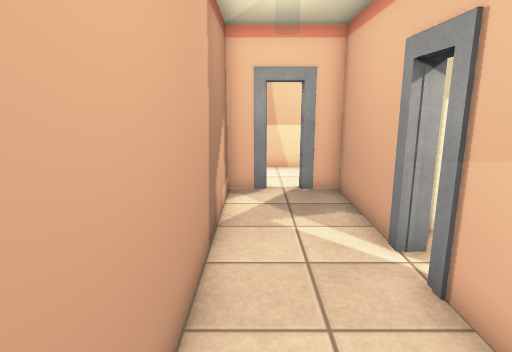
View 1 (above)

18 first-person views from a walk through a 3-D level made in the Unity game engine. The camera is 1.5 m above the floor, tilts 12° down and sees 75° across. The floor is counted in squares, 0.5 m on a side. Each view is taken from the middle of a square. On the plan, view 1 faces up. The plan holds only what a view shows up to about 20 squares ahead; the rest is blank. The place goes on beyond the plan. The player is left out. Door leaves are left out, so doorways stand open. Some surface patterns are stand-ins.

View 2
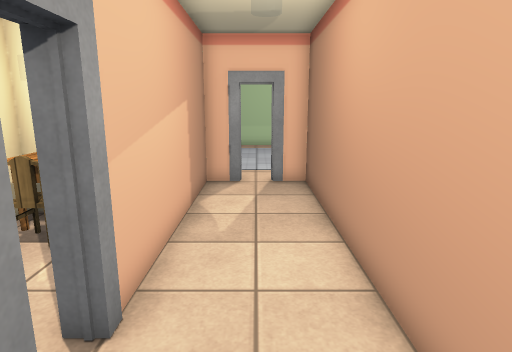

View 3
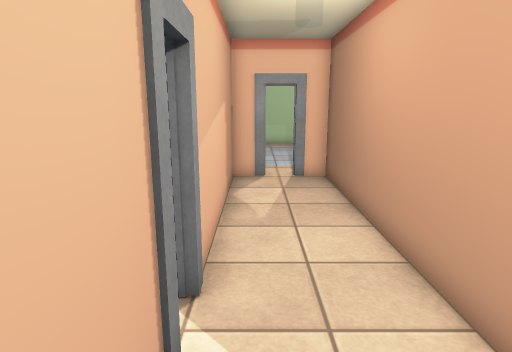

View 4
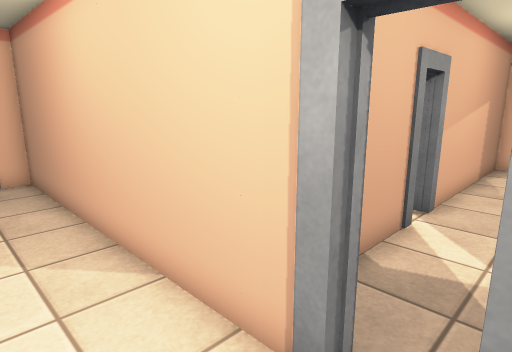

View 5
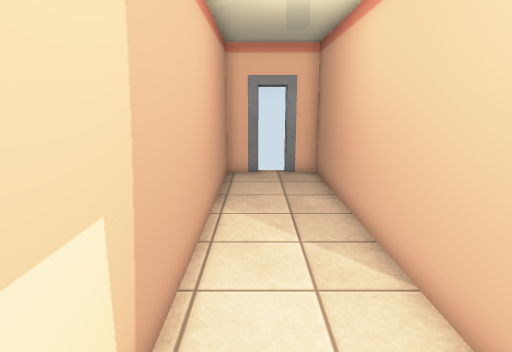

View 6
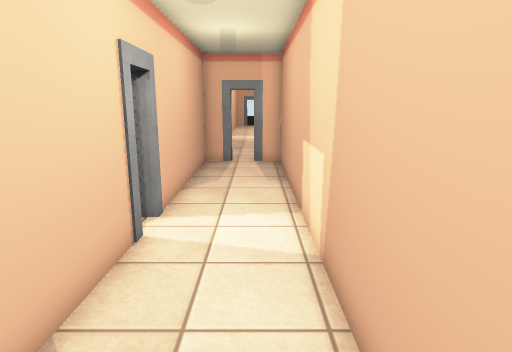

View 7
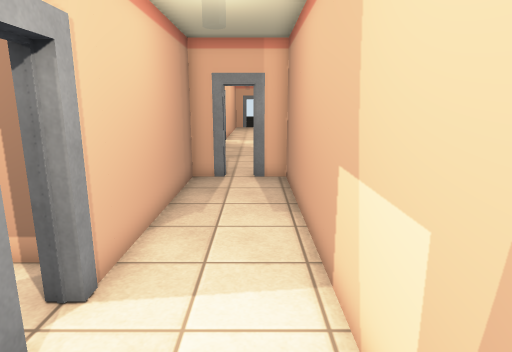

View 8
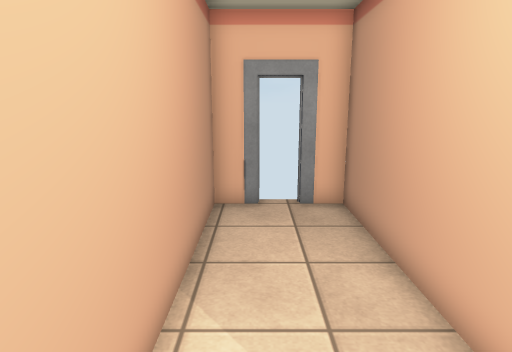

View 9
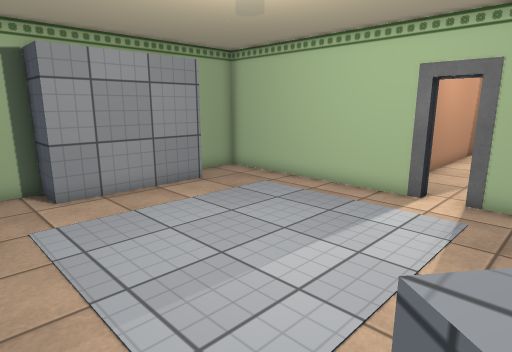

View 10
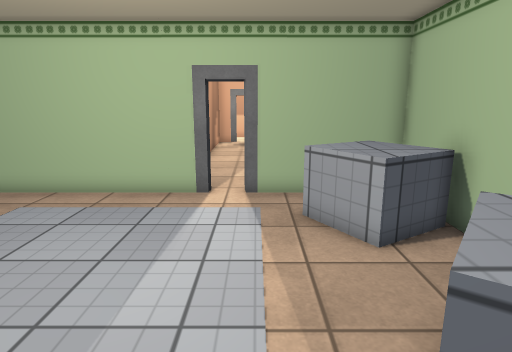

View 11
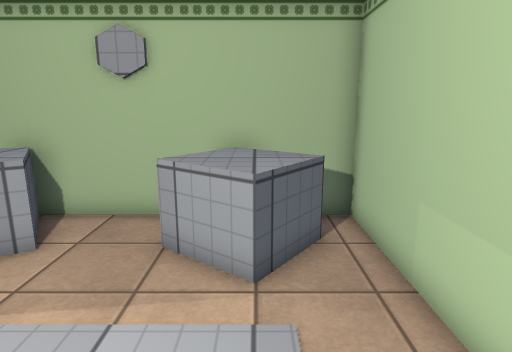

View 12
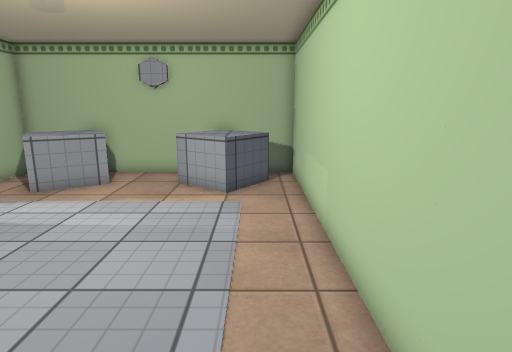

View 13
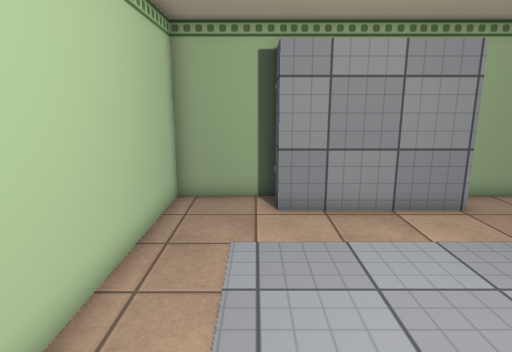

View 14
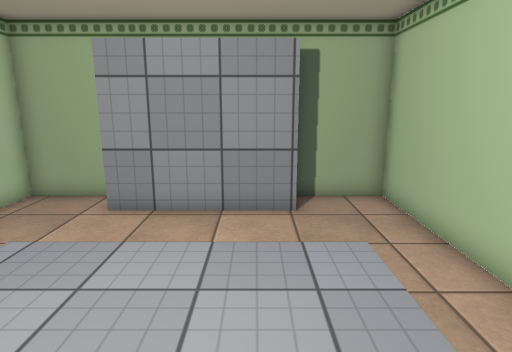

View 15
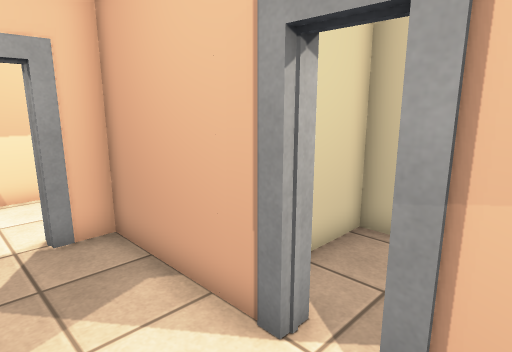

View 16
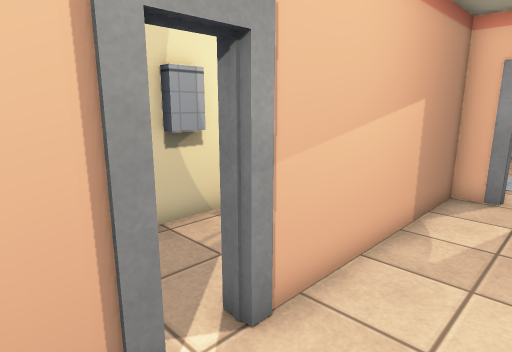

View 17
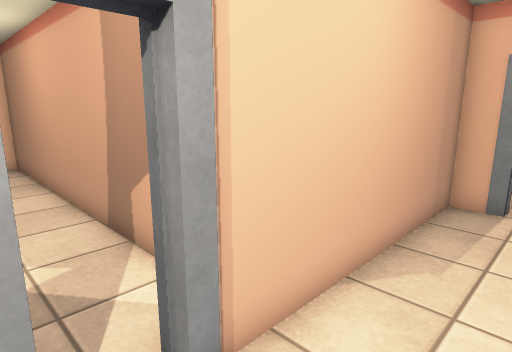

View 18
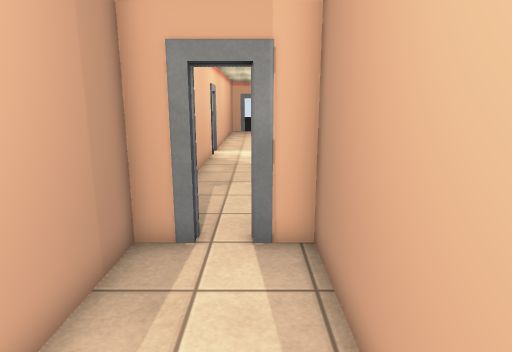

### Floor plan
Points are (right, up) in squares from view 1. A wall is a line through its corners. A room is listed if a view was taken in it or the views show most of it. See-through windows are left out.
Room 1 (views 1, 2, 3, 15, 16)
walls: (3, 6.5) (3, 11.8) (1.6, 11.8) (1.6, 12.3); (1.6, -4.1) (3, -4.1) (3, 5.2); (0.4, 12.3) (0.4, 11.8) (-1, 11.8) (-1, -4.1) (0.4, -4.1)
ways out: opening at (1, 12) to room 2; open door at (1, -4.5) to room 3; gap at (3, 5.5)
Room 2 (views 4, 5, 6, 7, 8, 17, 18)
walls: (1.6, 12.3) (15, 12.3) (15, 13.8); (-9, 13.6) (-9, 12.3) (0.4, 12.3); (15, 14.9) (15, 16.3) (-9, 16.3) (-9, 14.9)
ways out: opening at (1, 12) to room 1; open door at (-9, 14.5); open door at (15, 14.5)
Room 3 (views 9, 10, 11, 12, 13, 14)
walls: (0.4, -4.7) (-9, -4.7) (-9, -7.6); (-7.9, -13.3) (-9, -13.3) (-9, -16.7) (7, -16.7) (7, -4.7) (1.6, -4.7)
low walls: (6.8, -8) (5.9, -8.6)
ways out: open door at (1, -4.5) to room 1

Where each view was taken, in squares from view 1:
view 1: 0 up, 0 right, facing up
view 2: 9 up, 1 right, facing down
view 3: 10 up, 2 right, facing down
view 4: 15 up, 0 right, facing down-right
view 5: 15 up, 0 right, facing right
view 6: 15 up, 9 right, facing left
view 7: 15 up, 5 right, facing left
view 8: 15 up, 5 right, facing right
view 9: 16 down, 4 right, facing up-left
view 10: 16 down, 2 right, facing up
view 11: 14 down, 2 left, facing right
view 12: 15 down, 8 left, facing right
view 13: 14 down, 2 right, facing left
view 14: 9 down, 2 right, facing left
view 15: 4 up, 0 right, facing up-right
view 16: 8 up, 0 right, facing down-right
view 17: 15 up, 2 right, facing down-left
view 18: 15 up, 2 left, facing left
